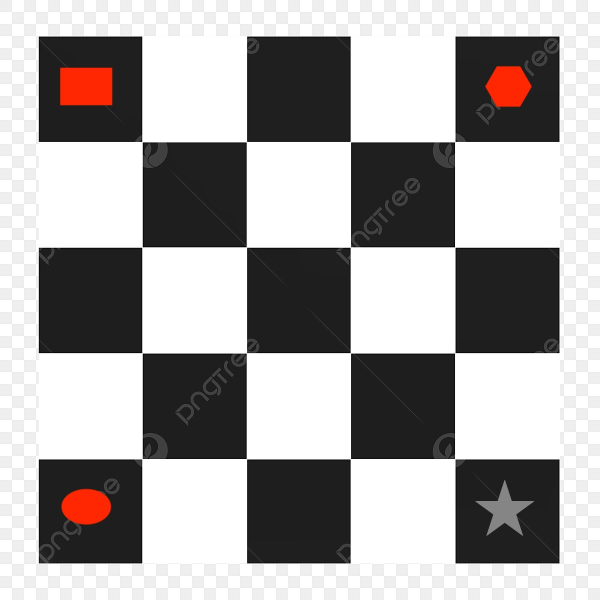
#> input picture image_formation/images/original_image.jpg, 1200 x 1200 px, found by its file name (shown at 1/2 size)
$ python geometric_transforms.py
#> lines starting #> are read from the running program, lines starting #| are printed output that depends on the picture
import numpy as np
import cv2 as cv
import matplotlib.pyplot as plt

# Read in the original image and make sure the file exists
img = cv.imread('images\\original_image.jpg')
#> img is the input picture: shape (1200, 1200, 3); mean B, G, R 164.8, 165.3, 168.1
assert img is not None, "file could not be read"

# Get the images rows, columns (first two values returned by img.shape)
rows,cols = img.shape[1:]
#> rows = 1200; cols = 3

# Method for reverse engineering: affine transformation.
# --------------------------------------------------------
# The transformed image seems to maintain parallelism, so an
# affine transformation should be able to reproduce the original:

# OpenCV allows us to get a affine transformation matrix by
# providing three points on the input matrix that we want to
# be mapped to three different points on the output matrix.
# I decided to choose the top left corner of the board,
# the top right corner of the board, and a point within the
# board (I chose the corner of one of the black boxes)

# Points from original image
pts1 = np.float32([
    [0,0],          # Top left corner
    [1200,0],       # Top right corner
    [492,285]])     # Point within the grid

# Points from transformed image
pts2 = np.float32([
    [300,60],       # Top left corner
    [888,471],      # Top right corner
    [654,517]])     # Point within the grid

# This function will give us a 2x3 affine transfomation
# matrix based on the points we have provided above:
Matrix2 = cv.getAffineTransform(pts1, pts2)

# Apply the transformation:
print(f"Applying one, all-encompassing affine transformation")
print("------------------------------------------------------")
print("This affine transformation matrix, as seen below, applies " \
      "a translation of tx = +300 and ty = +60 as well as a general" \
      "affine transformation which warps the original square into a non-square parallelogram:")
print(Matrix2)
print("------------------------------------------------------")
new_img = cv.warpAffine(img, Matrix2, (1200, 1200))
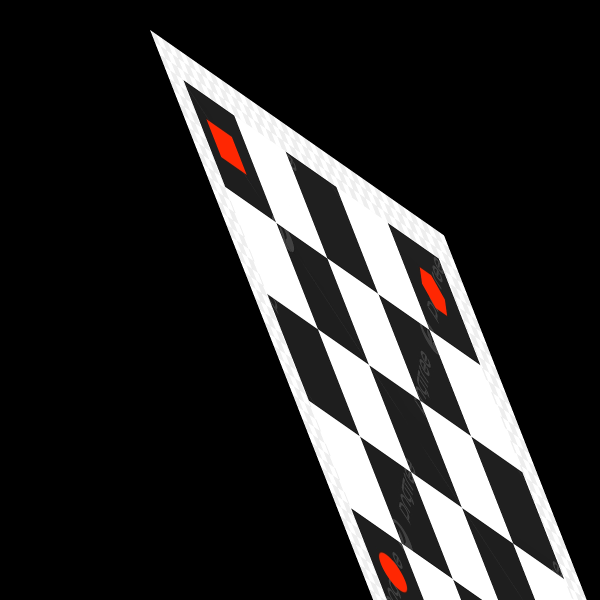
#> new_img: shape (1200, 1200, 3) (shown at 1/2 size); mean B, G, R 44.5, 44.7, 45.7

# Now we plot three images: The tranformed image which we
# used as input, the attempted recreation of the original
# matrix we outputted, and the original image which we are
# trying to replicate:
transformed_img = cv.imread('images\\transformed_image.jpg') # Read in the transformed image.
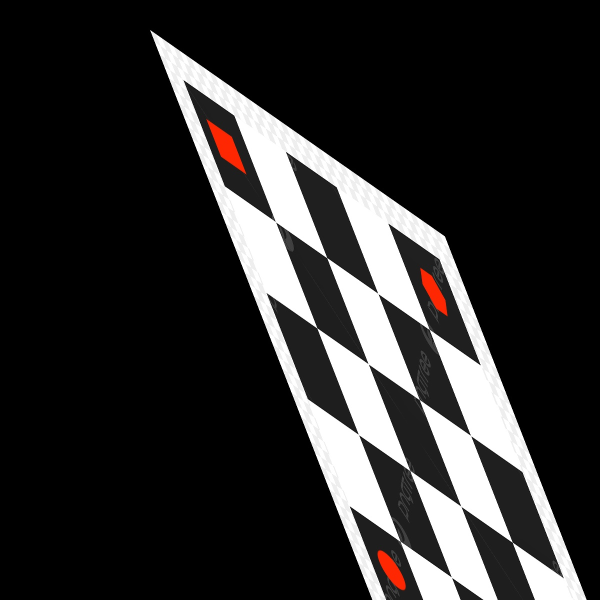
#> input picture image_formation/images/transformed_image.jpg, 1200 x 1200 px, found by its file name (shown at 1/2 size)
#> transformed_img is the input picture: shape (1200, 1200, 3); mean B, G, R 44.6, 44.8, 45.8
h, w = img.shape[:2] # Get the images height and width (needed for plotting)
#> h = 1200; w = 1200

plt.figure(figsize=(10, 4), dpi = 100)

# Original image
plt.subplot(1, 3, 1)
plt.imshow(cv.cvtColor(img, cv.COLOR_BGR2RGB))
plt.title('Original Image', fontsize=12)
plt.axis('off')

# Transformed image
plt.subplot(1, 3, 2)
plt.imshow(cv.cvtColor(transformed_img, cv.COLOR_BGR2RGB))
plt.title('Transformed Image', fontsize=12)
plt.axis('off')

# Reverse engineered image
plt.subplot(1, 3, 3)
plt.imshow(cv.cvtColor(new_img, cv.COLOR_BGR2RGB))
plt.title('Reverse Engineered Image', fontsize=12)
plt.axis('off')

plt.tight_layout()
plt.show()
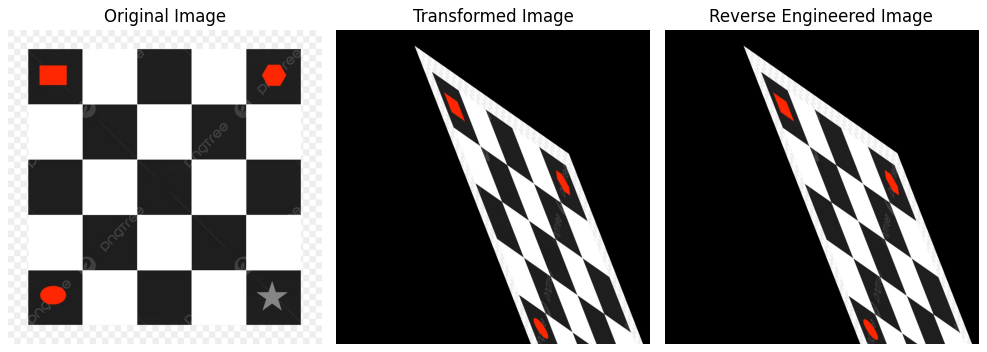
#> figure drawn by matplotlib, 3 panels
